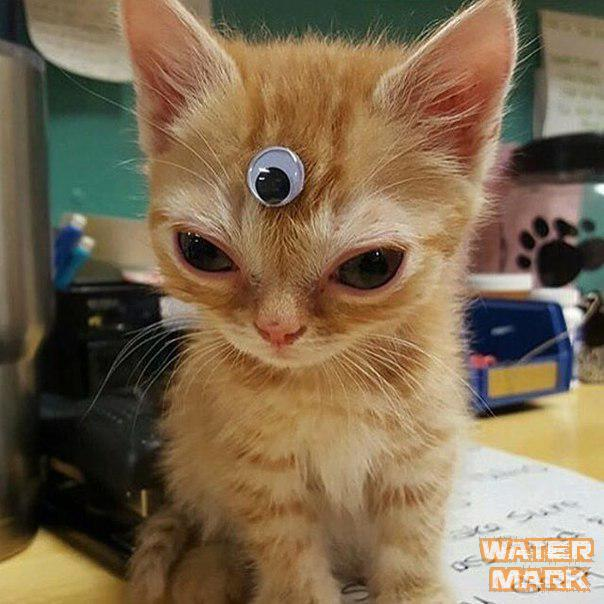
#> input picture watermarked/test.jpg, 604 x 604 px
$ python -i charm.py   (imports and definitions only)   (older library calls are emulated)
#> lines starting #> are read from the running program, lines starting #| are printed output that depends on the picture
#!/usr/bin/env python
"""
python3 charm.py &      - run
ps ax | grep magic.py   - check
pkill -f charm.py       - kill
"""

from PIL import Image, ImageEnhance
import os
import time


OPACITY = 0.5  # [0..1]
SCALE = 0.1  # [0..1]
POS = (1, 1)  # (0, 0) - left, top; (1, 1) - right, bottom
ANGLE = 0
AVERAGE = 123  # 255/2, average color between 0 and 255. It needs to choose mark color

LOOP_TIME = 5  # in seconds


patterns_path = 'patterns'
watermarked_path = 'watermarked'
images_path = 'images'
done_path = images_path + '/.done.txt'


class ImproperlyConfigured(Exception):
    pass


# [26 lines left out: functions reduce_opacity, choose_white, not called in this run]


def add_watermark(image, opacity=0.6, scale=0.1, pos=(0.80, 0.80), angle=0):
    """
    :param image: <PIL.Image>
    :param opacity: float [0..1]
    :param scale: float [0..1]
    :param pos: tuple(float, float)
    :param angle: int
    :return: <PIL.Image>
    """
    pattern = Image.open(patterns_path + '/white.png', 'r')
    pat_w, pat_h = pattern.size
    im_w, im_h = image.size

    # get proper size
    min_side = min(im_w, im_h)
    new_pat_width = int(scale * min_side)
    pat_w, pat_h = new_pat_width, int(pat_w / pat_h * new_pat_width)

    # get proper position
    respective_pos_x, respective_pos_y = pos
    pos_x, pos_y = (int((im_w - pat_w) * respective_pos_x),
                    int((im_h - pat_h) * respective_pos_y))

    # detect average color in cropped image
    cropped = image.crop((pos_x, pos_y, pos_x + pat_w, pos_y + pat_h))
    if not choose_white(cropped):
        pattern = Image.open(patterns_path + '/black.png', 'r')

    # actually change pattern
    pattern.thumbnail((pat_w, pat_h), Image.ANTIALIAS)
    pattern = reduce_opacity(pattern, opacity)
    pattern = pattern.rotate(angle)

    image.paste(pattern, (pos_x, pos_y), mask=pattern)
    return image


# [38 lines left out: functions remake_done_file, main, not called in this run]

# [7 lines not run here, left out]

>>> import cv2
>>> picture = cv2.imread('watermarked/test.jpg', cv2.IMREAD_GRAYSCALE)
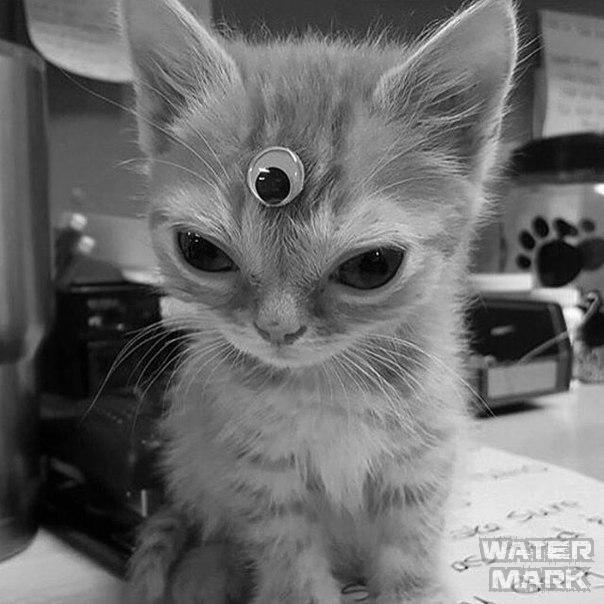
#> picture: shape (604, 604); min 0, max 255, mean 108.6
>>> result = add_watermark(picture)
#> (the run stopped early here; a loop or call above may not have finished)
